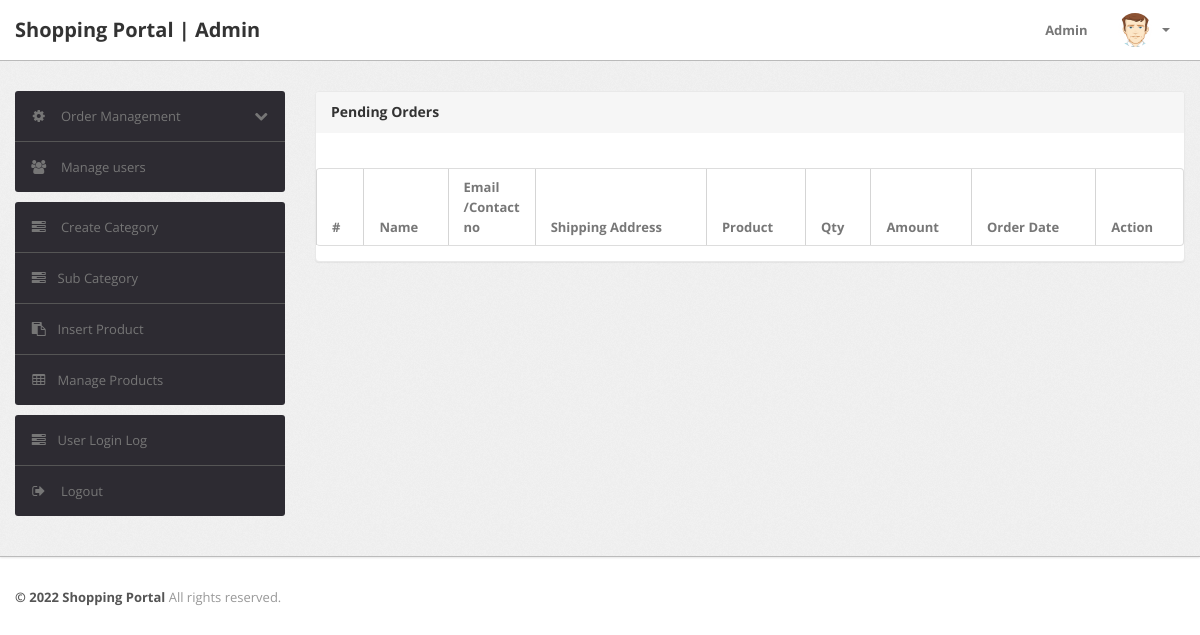
/admin/todays-orders.php (signed in), run on an earlier commit of the app's database.
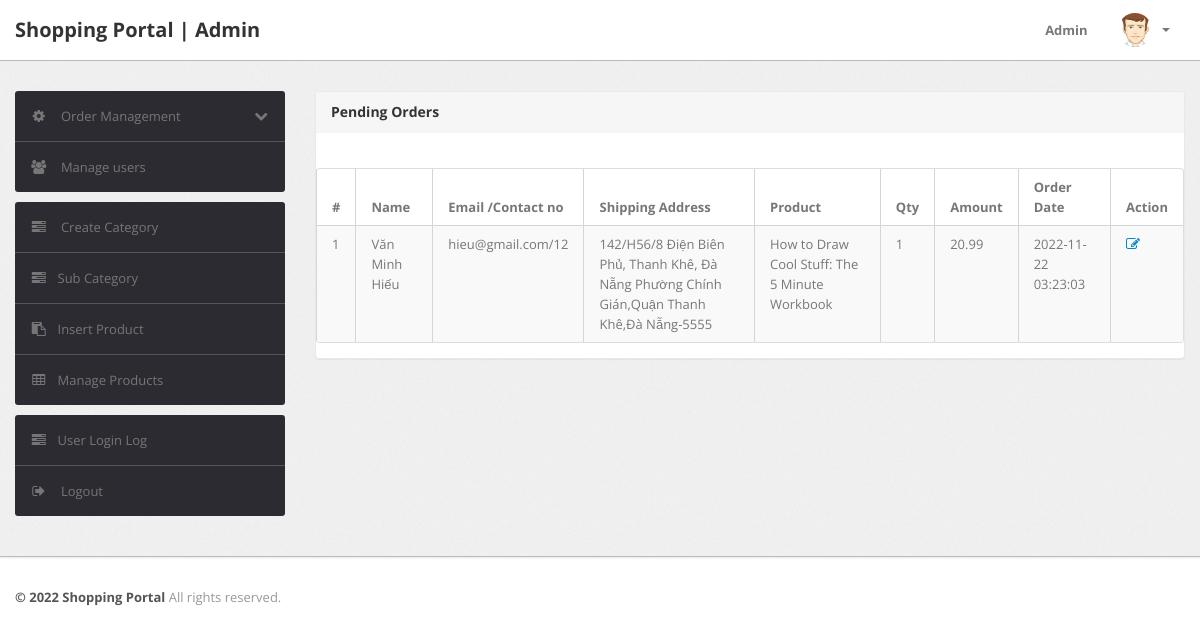
And on a later commit of the database.
### tables this page shows
CREATE TABLE `orders` (
  `id` int(11) NOT NULL,
  `userId` int(11) DEFAULT NULL,
  `productId` varchar(255) DEFAULT NULL,
  `quantity` int(11) DEFAULT NULL,
  `orderDate` timestamp NOT NULL DEFAULT current_timestamp(),
  `paymentMethod` varchar(50) DEFAULT NULL,
  `orderStatus` varchar(55) DEFAULT NULL
);

CREATE TABLE `users` (
  `id` int(11) NOT NULL,
  `name` varchar(255) DEFAULT NULL,
  `email` varchar(255) DEFAULT NULL,
  `contactno` bigint(11) DEFAULT NULL,
  `password` varchar(255) DEFAULT NULL,
  `shippingAddress` longtext DEFAULT NULL,
  `shippingState` varchar(255) DEFAULT NULL,
  `shippingCity` varchar(255) DEFAULT NULL,
  `shippingPincode` int(11) DEFAULT NULL,
  `billingAddress` longtext DEFAULT NULL,
  `billingState` varchar(255) DEFAULT NULL,
  `billingCity` varchar(255) DEFAULT NULL,
  `billingPincode` int(11) DEFAULT NULL,
  `regDate` timestamp NOT NULL DEFAULT current_timestamp(),
  `updationDate` varchar(255) DEFAULT NULL
);

CREATE TABLE `products` (
  `id` int(11) NOT NULL,
  `category` int(11) NOT NULL,
  `subCategory` int(11) DEFAULT NULL,
  `productName` varchar(255) DEFAULT NULL,
  `productCompany` varchar(255) DEFAULT NULL,
  `productPrice` double(8,2) DEFAULT NULL,
  `productPriceBeforeDiscount` double(8,2) DEFAULT NULL,
  `productDescription` longtext DEFAULT NULL,
  `productImage1` varchar(255) DEFAULT NULL,
  `productImage2` varchar(255) DEFAULT NULL,
  `productImage3` varchar(255) DEFAULT NULL,
  `shippingCharge` int(11) DEFAULT NULL,
  `productAvailability` varchar(255) DEFAULT NULL,
  `postingDate` timestamp NULL DEFAULT current_timestamp(),
  `updationDate` varchar(255) DEFAULT NULL
);

### admin/todays-orders.php (the view, shortened to what this page needs)
<?php
include('include/config.php');
if(strlen($_SESSION['alogin'])==0)
	{
header('location:index.php');
}
else{
?>
<!DOCTYPE html>
<html lang="en">
<head>
	<link type="text/css" href="bootstrap/css/bootstrap.min.css" rel="stylesheet">
	<link type="text/css" href="bootstrap/css/bootstrap-responsive.min.css" rel="stylesheet">
	<link type="text/css" href="css/theme.css" rel="stylesheet">
	<link type="text/css" href="images/icons/css/font-awesome.css" rel="stylesheet">
</head>
<body>
<?php include('include/header.php');?>
	<div class="wrapper">
		<div class="container">
			<div class="row">
<?php include('include/sidebar.php');?>
			<div class="span9">
					<div class="content">
	<div class="module">
							<div class="module-head">
								<h3>Pending Orders</h3>
							</div>
							<div class="module-body table">
									<br />
			<table cellpadding="0" cellspacing="0" border="0" class="datatable-1 table table-bordered table-striped	 display table-responsive" >
									<thead>
										<tr>
											<th>#</th>
											<th> Name</th>
											<th width="50">Email /Contact no</th>
											<th>Shipping Address</th>
											<th>Product </th>
											<th>Qty </th>
											<th>Amount </th>
											<th>Order Date</th>
											<th>Action</th>
										</tr>
									</thead>
<tbody>
<?php
 $f1="00:00:00";
$from=date('Y-m-d')." ".$f1;
$t1="23:59:59";
$to=date('Y-m-d')." ".$t1;
$query=mysqli_query($con,"select users.name as username,users.email as useremail,users.contactno as usercontact,users.shippingAddress as shippingaddress,users.shippingCity as shippingcity,users.shippingState as shippingstate,users.shippingPincode as shippingpincode,products.productName as productname,products.shippingCharge as shippingcharge,orders.quantity as quantity,orders.orderDate as orderdate,products.productPrice as productprice,orders.id as id  from orders join users on  orders.userId=users.id join products on products.id=orders.productId where orders.orderDate Between '$from' and '$to'");
$cnt=1;
while($row=mysqli_fetch_array($query))
{
?>
										<tr>
											<td><?php echo htmlentities($cnt);?></td>
											<td><?php echo htmlentities($row['username']);?></td>
											<td><?php echo htmlentities($row['useremail']);?>/<?php echo htmlentities($row['usercontact']);?></td>
											<td><?php echo htmlentities($row['shippingaddress'].",".$row['shippingcity'].",".$row['shippingstate']."-".$row['shippingpincode']);?></td>
											<td><?php echo htmlentities($row['productname']);?></td>
											<td><?php echo htmlentities($row['quantity']);?></td>
											<td><?php echo htmlentities($row['quantity']*$row['productprice']+$row['shippingcharge']);?></td>
											<td><?php echo htmlentities($row['orderdate']);?></td>
											<td>    <a href="updateorder.php?oid=<?php echo htmlentities($row['id']);?>" title="Update order" target="_blank"><i class="icon-edit"></i></a>
											</td>
											</tr>
										<?php $cnt=$cnt+1; } ?>
										</tbody>
								</table>
							</div>
						</div>
					</div>
				</div>
			</div>
		</div>
	</div>
<?php include('include/footer.php');?>
</body>
<?php } ?>

What changed in the data, as far as the page shows it:
added orders: userId.name "Văn Minh Hiếu", userId.email "hieu@gmail.com", userId.contactno "12", userId.shippingPincode "142/H56/8 Điện Biên Phủ, Thanh Khê, Đà Nẵng Phường Chính Gián,Quận Thanh Khê,Đà Nẵng-5555", productId.productName "How to Draw Cool Stuff: The 5 Minute Workbook", quantity "1", $row['quantity']*$row['productprice']+$row['shippingcharge'] "20.99", orderDate "2022-11-22 03:23:03"
